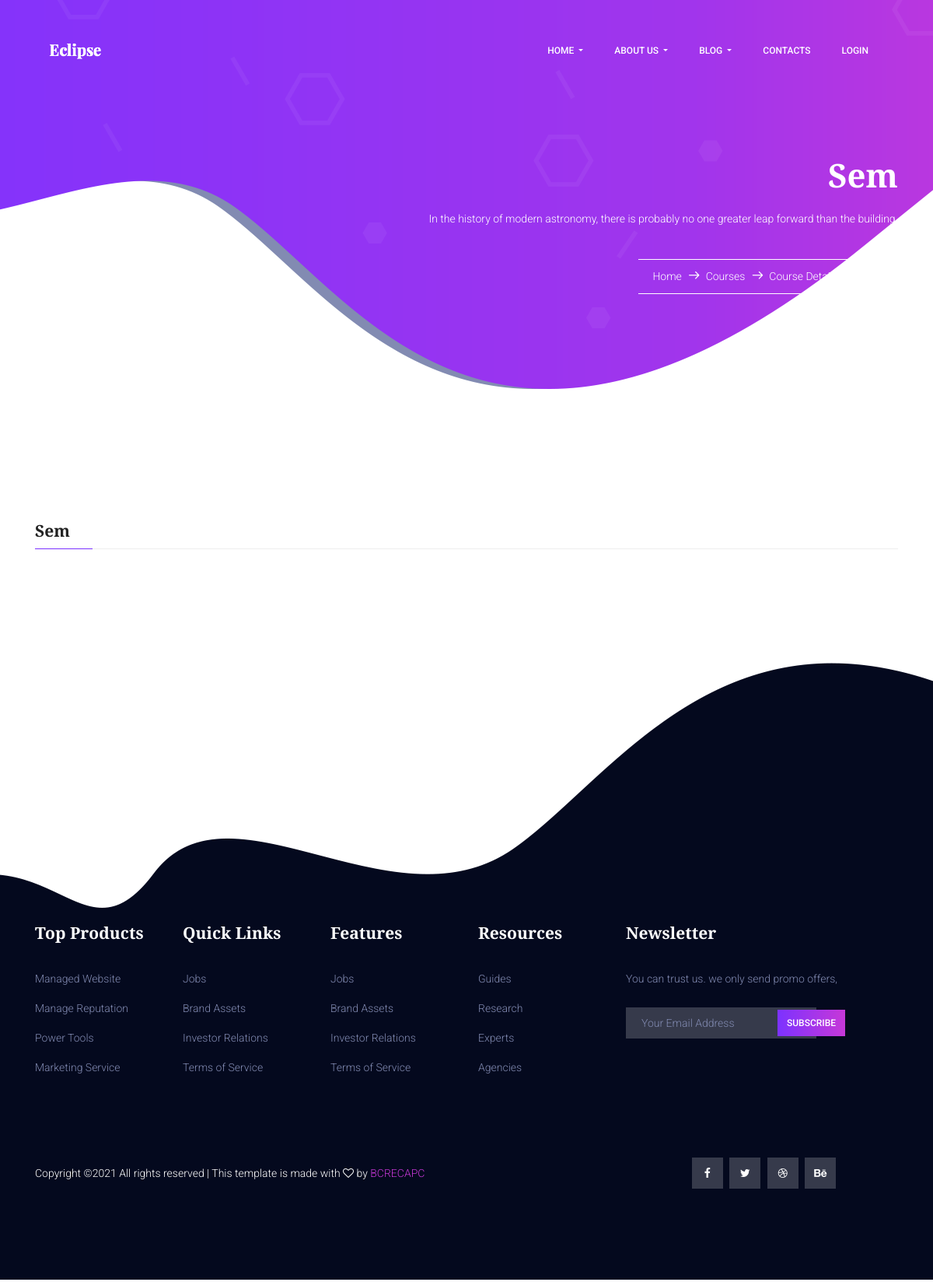
The app's page /courses/bca/1, older data.
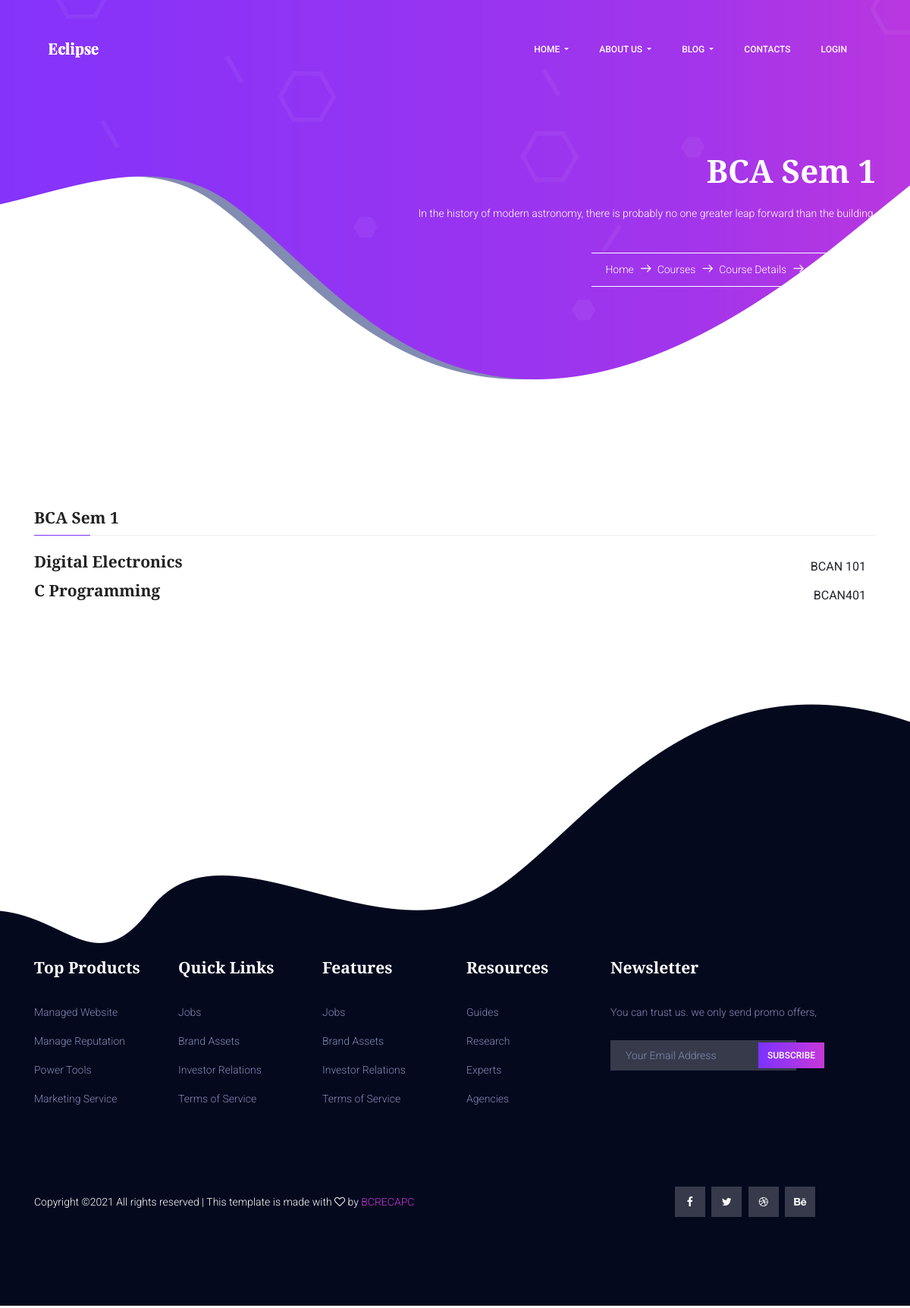
The same page, newer data.
### courses/models.py (models this page shows, shortened)
class Paper(models.Model):
    paper_name = models.CharField(max_length=100)
    paper_code = models.CharField(max_length=100, null=True)
    semester = models.IntegerField()
    course = models.ForeignKey(Course, null=True, on_delete=models.CASCADE)
    def __str__(self):
        return self.paper_name

class Course(models.Model):
    slug = models.CharField(max_length=50, default="", primary_key=True)
    title = models.CharField(max_length=50, default="")
    image = models.ImageField(upload_to="courses/images", default="")
    description = models.CharField(max_length=100, default="")
    yearsOfCourse = models.IntegerField(default=3)
    pdfs = models.FileField(upload_to="pdfs", default="")

### courses/views.py (the view)
# urls.py: path('<str:slug>/<int:sem>', views.show_papers, name="Papers"),
def show_papers(request, slug, sem):
    print(slug, sem)
    papers = Paper.objects.filter(course=slug, semester=sem).all()
    print(papers)
    return render(request, 'courses/papers.html', {
        'papers': papers
    })

### templates/courses/papers.html (shortened to what this page needs)
{% extends "basic.html" %}
{% block banner %}
<section class="banner-area">
    <div class="container">
        <div class="row justify-content-center align-items-center">
            <div class="col-lg-12 banner-right">
                <h1 class="text-white">
                    {{papers.0.course.title }} Sem {{ papers.0.semester }}
                </h1>
                <p class="mx-auto text-white  mt-20 mb-40">
                    In the history of modern astronomy, there is probably no one greater leap forward than the
                    building.
                </p>
                <div class="link-nav">
                    <span class="box">
                        <a href="/">Home </a>
                        <i class="lnr lnr-arrow-right"></i>
                        <a href="/courses">Courses </a>
                        <i class="lnr lnr-arrow-right"></i>
                        <a href="{{course.slug}}">Course Details</a>
                        <i class="lnr lnr-arrow-right"></i>
                        <a href="{{papers.sem}}">{{papers.0.course.title }} Sem {{ papers.0.semester }}</a>
                    </span>
                </div>
            </div>
        </div>
    </div>
</section>
{% endblock banner %}
{% block body %}
<section class="course-details-area section-gap">
    <div class="container">
        <h4 class="title">{{papers.0.course.title }} Sem {{ papers.0.semester }}</h4>
        <div class="content">
            <ul class="course-list">
                {% for paper in papers %}
                <li class="justify-content-between d-flex">
                    <a href="">
                        <h4>{{ paper.paper_name }}</h4>
                    </a>
                    <a class="btn text-uppercase" href="">{{ paper.paper_code }}</a>
                </li>
                {% endfor %}
            </ul>
        </div>
</section>
{% endblock body %}

### templates/basic.html (shortened to what this page needs)
<!DOCTYPE html>
<html lang="zxx" class="no-js">
<head>
  <link href="https://cdn.jsdelivr.net/npm/bootstrap@5.0.0-beta3/dist/css/bootstrap.min.css" rel="stylesheet">
  <link rel="stylesheet" href="/static/css/linearicons.css" />
  <link rel="stylesheet" href="/static/css/font-awesome.min.css" />
  <link rel="stylesheet" href="/static/css/bootstrap.css" />
  <link rel="stylesheet" href="/static/css/magnific-popup.css" />
  <link rel="stylesheet" href="/static/css/owl.carousel.css" />
  <link rel="stylesheet" href="/static/css/nice-select.css">
  <link rel="stylesheet" href="/static/css/hexagons.min.css" />
  <link rel="stylesheet" href="https://cdn.jsdelivr.net/themify-icons/0.1.2/css/themify-icons.css" />
  <link rel="stylesheet" href="/static/css/main.css" />
</head>
<body>
  <header class="default-header">
    <nav class="navbar navbar-expand-lg  navbar-light">
      <div class="container">
        <a class="navbar-brand" href="/">
          <img src="/static/img/logo.png" alt="" />
        </a>
        <div class="collapse navbar-collapse justify-content-end align-items-center" id="navbarSupportedContent">
          <ul class="navbar-nav">
            <li class="dropdown">
              <a class="dropdown-toggle" href="#" data-toggle="dropdown">
                Home
              </a>
            </li>
            <li class="dropdown">
              <a class="dropdown-toggle" href="#" data-toggle="dropdown">
                About Us
              </a>
            </li>
            <li class="dropdown">
              <a class="dropdown-toggle" href="#" data-toggle="dropdown">
                Blog
              </a>
            </li>
            <li><a href="/contact">Contacts</a></li>
            {% if user.is_authenticated %}
            <li class="dropdown">
              <a class="dropdown-toggle" href="#" data-toggle="dropdown">
                Profile
              </a>
              <div class="dropdown-menu">
                {% if user.is_superuser %}
                  <a class="dropdown-item" href="/admin">Admin</a>
                {% else %}
                  <a class="dropdown-item" href="/profile">Profile</a>
                {%endif%}
                <a class="dropdown-item" href="/logout">Logout</a>
              </div>
            </li>
            {% else %}
              <li><a href="/login">Login</a></li>
            {% endif %}
          </ul>
        </div>
      </div>
    </nav>
  </header>
  {% block banner %} {% endblock banner %}
  {% block body %} {% endblock body %}
  <footer class="footer-area section-gap">
		<div class="container">
			<div class="row">
				<div class="col-lg-2 col-md-6 single-footer-widget">
					<h4>Top Products</h4>
					<ul>
						<li><a href="#">Managed Website</a></li>
						<li><a href="#">Manage Reputation</a></li>
						<li><a href="#">Power Tools</a></li>
						<li><a href="#">Marketing Service</a></li>
					</ul>
				</div>
				<div class="col-lg-2 col-md-6 single-footer-widget">
					<h4>Quick Links</h4>
					<ul>
						<li><a href="#">Jobs</a></li>
						<li><a href="#">Brand Assets</a></li>
						<li><a href="#">Investor Relations</a></li>
						<li><a href="#">Terms of Service</a></li>
					</ul>
				</div>
				<div class="col-lg-2 col-md-6 single-footer-widget">
					<h4>Features</h4>
					<ul>
						<li><a href="#">Jobs</a></li>
						<li><a href="#">Brand Assets</a></li>
						<li><a href="#">Investor Relations</a></li>
						<li><a href="#">Terms of Service</a></li>
					</ul>
				</div>
				<div class="col-lg-2 col-md-6 single-footer-widget">
					<h4>Resources</h4>
					<ul>
						<li><a href="#">Guides</a></li>
						<li><a href="#">Research</a></li>
						<li><a href="#">Experts</a></li>
						<li><a href="#">Agencies</a></li>
					</ul>
				</div>
				<div class="col-lg-4 col-md-6 single-footer-widget">
					<h4>Newsletter</h4>
					<p>You can trust us. we only send promo offers,</p>
					<div class="form-wrap" id="mc_embed_signup">
						<form target="_blank" action="https://spondonit.us12.list-manage.com/subscribe/post?u=1462626880ade1ac87bd9c93a&amp;id=92a4423d01"
						 method="get" class="form-inline">
							<input class="form-control" name="EMAIL" placeholder="Your Email Address" onfocus="this.placeholder = ''" onblur="this.placeholder = 'Your Email Address '"
							 required="" type="email">
							<button class="click-btn btn btn-default text-uppercase">subscribe</button>
						</form>
					</div>
				</div>
			</div>
			<div class="footer-bottom row align-items-center">
				<p class="footer-text m-0 col-lg-8 col-md-12">
Copyright &copy;<script>document.write(new Date().getFullYear());</script> All rights reserved | This template is made with <i class="fa fa-heart-o" aria-hidden="true"></i> by <a href="https://bcrecapc.ac.in" target="_blank">BCRECAPC</a>
</p>
				<div class="col-lg-4 col-md-12 footer-social">
					<a href="#"><i class="fa fa-facebook"></i></a>
					<a href="#"><i class="fa fa-twitter"></i></a>
					<a href="#"><i class="fa fa-dribbble"></i></a>
					<a href="#"><i class="fa fa-behance"></i></a>
				</div>
			</div>
		</div>
	</footer>
</body>
</html>

Row changes from the older to the newer data that the page shows:
added Paper: course.title "BCA", semester "1", paper_name "Digital Electronics", paper_code "BCAN 101"
added Paper: paper_name "C Programming", paper_code "BCAN401"
